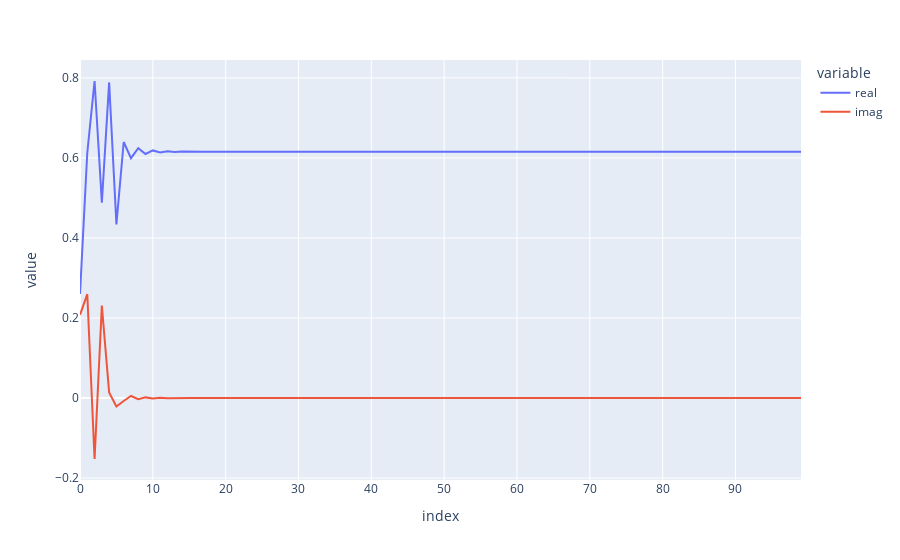

The notebook cell saved with this chart:
### Code cell
gen = (LogisticMapSimulation(r=2.6, 
                             x_0=0.1 + 0.1j)
       .run(N=100))

X = list(gen)
X_real = [x.real for x in X]
X_imag = [x.imag for x in X]
df = pd.DataFrame({'real': X_real, 'imag': X_imag}).reset_index()
fig_df = df.melt(id_vars='index')
#X_abs = [(x.real ** 2 + x.imag ** 2) ** (1/2) for x in X]
fig = px.line(fig_df, x='index', y='value', color='variable')
#fig.update_layout(yaxis={'range': [-2, 1.1]})
fig.show()

### Figure 1 — Plotly figure (JSON) as saved in the notebook; plotly's stock layout.template omitted (floating-point values rounded to 4 significant figures)
{"data": [{"hovertemplate": "variable=real<br>index=%{x}<br>value=%{y}<extra></extra>", "legendgroup": "real", "line": {"color": "#636efa", "dash": "solid"}, "marker": {"symbol": "circle"}, "mode": "lines", "name": "real", "orientation": "v", "showlegend": true, "type": "scatter", "x": [0, 1, 2, 3, 4, 5, 6, 7, 8, 9, 10, 11, 12, 13, 14, 15, 16, 17, 18, 19, 20, 21, 22, 23, 24, 25, 26, 27, 28, 29, 30, 31, 32, 33, 34, 35, 36, 37, 38, 39, 40, 41, 42, 43, 44, 45, 46, 47, 48, 49, 50, 51, 52, 53, 54, 55, 56, 57, 58, 59, 60, 61, 62, 63, 64, 65, 66, 67, 68, 69, 70, 71, 72, 73, 74, 75, 76, 77, 78, 79, 80, 81, 82, 83, 84, 85, 86, 87, 88, 89, 90, 91, 92, 93, 94, 95, 96, 97, 98, 99], "xaxis": "x", "y": [0.26, 0.6127, 0.7922, 0.4883, 0.7886, 0.434, 0.6398, 0.5993, 0.6244, 0.6098, 0.6187, 0.6134, 0.6166, 0.6147, 0.6158, 0.6151, 0.6155, 0.6153, 0.6154, 0.6154, 0.6154, 0.6154, 0.6154, 0.6154, 0.6154, 0.6154, 0.6154, 0.6154, 0.6154, 0.6154, 0.6154, 0.6154, 0.6154, 0.6154, 0.6154, 0.6154, 0.6154, 0.6154, 0.6154, 0.6154, 0.6154, 0.6154, 0.6154, 0.6154, 0.6154, 0.6154, 0.6154, 0.6154, 0.6154, 0.6154, 0.6154, 0.6154, 0.6154, 0.6154, 0.6154, 0.6154, 0.6154, 0.6154, 0.6154, 0.6154, 0.6154, 0.6154, 0.6154, 0.6154, 0.6154, 0.6154, 0.6154, 0.6154, 0.6154, 0.6154, 0.6154, 0.6154, 0.6154, 0.6154, 0.6154, 0.6154, 0.6154, 0.6154, 0.6154, 0.6154, 0.6154, 0.6154, 0.6154, 0.6154, 0.6154, 0.6154, 0.6154, 0.6154, 0.6154, 0.6154, 0.6154, 0.6154, 0.6154, 0.6154, 0.6154, 0.6154, 0.6154, 0.6154, 0.6154, 0.6154], "yaxis": "y"}, {"hovertemplate": "variable=imag<br>index=%{x}<br>value=%{y}<extra></extra>", "legendgroup": "imag", "line": {"color": "#EF553B", "dash": "solid"}, "marker": {"symbol": "circle"}, "mode": "lines", "name": "imag", "orientation": "v", "showlegend": true, "type": "scatter", "x": [0, 1, 2, 3, 4, 5, 6, 7, 8, 9, 10, 11, 12, 13, 14, 15, 16, 17, 18, 19, 20, 21, 22, 23, 24, 25, 26, 27, 28, 29, 30, 31, 32, 33, 34, 35, 36, 37, 38, 39, 40, 41, 42, 43, 44, 45, 46, 47, 48, 49, 50, 51, 52, 53, 54, 55, 56, 57, 58, 59, 60, 61, 62, 63, 64, 65, 66, 67, 68, 69, 70, 71, 72, 73, 74, 75, 76, 77, 78, 79, 80, 81, 82, 83, 84, 85, 86, 87, 88, 89, 90, 91, 92, 93, 94, 95, 96, 97, 98, 99], "xaxis": "x", "y": [0.208, 0.2596, -0.1522, 0.2312, 0.0141, -0.02116, -0.007263, 0.005281, -0.002727, 0.001765, -0.001007, 0.0006216, -0.0003664, 0.0002221, -0.0001325, 7.977e-05, -4.775e-05, 2.869e-05, -1.72e-05, 1.033e-05, -6.193e-06, 3.717e-06, -2.23e-06, 1.338e-06, -8.028e-07, 4.817e-07, -2.89e-07, 1.734e-07, -1.04e-07, 6.242e-08, -3.745e-08, 2.247e-08, -1.348e-08, 8.09e-09, -4.854e-09, 2.912e-09, -1.747e-09, 1.048e-09, -6.291e-10, 3.774e-10, -2.265e-10, 1.359e-10, -8.153e-11, 4.892e-11, -2.935e-11, 1.761e-11, -1.057e-11, 6.34e-12, -3.804e-12, 2.282e-12, -1.369e-12, 8.216e-13, -4.93e-13, 2.958e-13, -1.775e-13, 1.065e-13, -6.389e-14, 3.833e-14, -2.3e-14, 1.38e-14, -8.28e-15, 4.968e-15, -2.981e-15, 1.788e-15, -1.073e-15, 6.439e-16, -3.863e-16, 2.318e-16, -1.391e-16, 8.344e-17, -5.007e-17, 3.004e-17, -1.802e-17, 1.081e-17, -6.489e-18, 3.893e-18, -2.336e-18, 1.402e-18, -8.409e-19, 5.046e-19, -3.027e-19, 1.816e-19, -1.09e-19, 6.539e-20, -3.923e-20, 2.354e-20, -1.412e-20, 8.475e-21, -5.085e-21, 3.051e-21, -1.831e-21, 1.098e-21, -6.59e-22, 3.954e-22, -2.372e-22, 1.423e-22, -8.54e-23, 5.124e-23, -3.075e-23, 1.845e-23], "yaxis": "y"}], "layout": {"autosize": true, "legend": {"title": {"text": "variable"}, "tracegroupgap": 0}, "margin": {"t": 60}, "xaxis": {"anchor": "y", "autorange": true, "domain": [0, 1], "range": [0, 99], "title": {"text": "index"}, "type": "linear"}, "yaxis": {"anchor": "x", "autorange": true, "domain": [0, 1], "range": [-0.2046, 0.8446], "title": {"text": "value"}, "type": "linear"}}}
